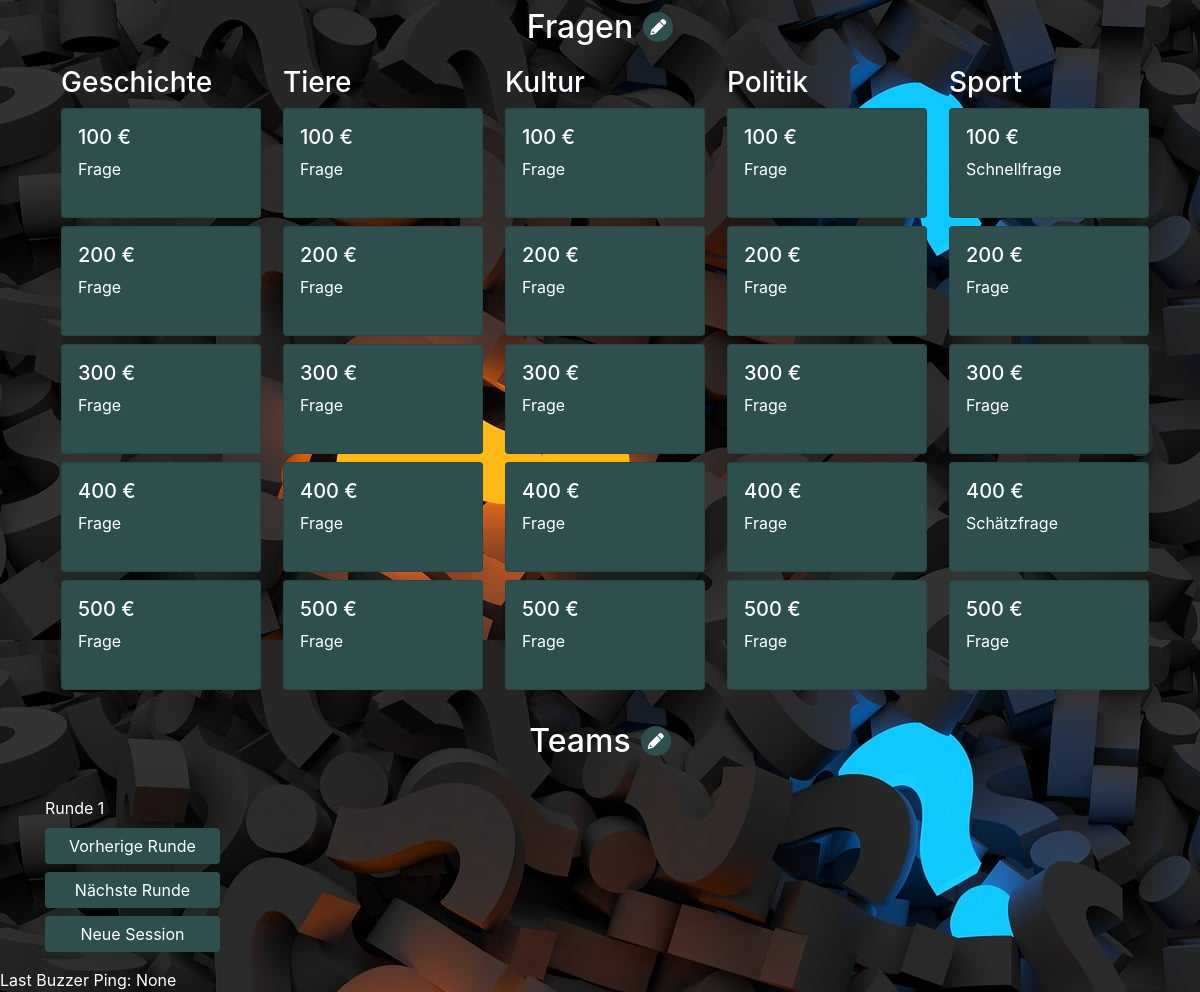
The page / on the database its author committed.
### tables this page shows
CREATE TABLE questions (
                ﻿question_id INTEGER PRIMARY KEY,
                question TEXT,
                answer TEXT,
                category TEXT,
                type TEXT,
                points INTEGER
            );

### app.py (the view)
@app.route('/')
def index():
    global selected_question_id
    selected_question_id = None
    teams = dao.get_teams()
    answered_questions = dao.get_answered_questions_of_round(session_id, round_number)
    answered_question_ids = [question_id for question_id, _ in answered_questions]
    question_matrix = get_question_matrix_from_json_ids(dao, round_number, rounds_json_filepath)
    return render_template('index.html', question_matrix=question_matrix, answered_question_ids=answered_question_ids, teams=teams, round_number=round_number, last_buzzer_ping=last_buzzer_ping)

### database_access.py (called while the page is built)
    def get_db_connection(self) -> tuple[sqlite3.Connection, sqlite3.Cursor]:
        try:
            conn = sqlite3.connect(self.dbfile, check_same_thread=False)
            cursor = conn.cursor()
            cursor.row_factory = sqlite3.Row
            return conn, cursor
        except sqlite3.Error as err:
            error_handler(err,traceback.format_exc())

    def get_multiple_questions_by_ids(self, question_ids):
        try:
            conn, cursor = self.get_db_connection()
            placeholders = ','.join('?' for _ in question_ids)
            query = f'SELECT * FROM questions WHERE question_id IN ({placeholders}) ORDER BY points ASC'
            questions = cursor.execute(query, question_ids).fetchall()
            conn.close()
            return questions
        except sqlite3.Error as err:
            error_handler(err, traceback.format_exc())

    def get_teams(self) -> list:
        try:
            conn, cursor = self.get_db_connection()
            teams = cursor.execute('SELECT * FROM teams').fetchall()
            conn.close()
            return teams
        except sqlite3.Error as err:
            error_handler(err,traceback.format_exc())

    def get_answered_questions_of_round(self, session_id, round_number) -> list:
        try:
            conn, cursor = self.get_db_connection()
            result = cursor.execute('SELECT question_id, team_id FROM sessions WHERE session_id = ? AND round_number = ? AND points >= 0', (session_id, round_number)).fetchall()
            conn.close()
            return [(r["question_id"], r["team_id"]) for r in result]
        except sqlite3.Error as err:
            self.error_handler(err, traceback.format_exc())
            return None

### question_selector.py (called while the page is built)
def get_question_matrix_from_json_ids(dao, round_number, json_filepath):
    question_matrix = []
    with open(json_filepath, 'r') as file:
        parsed_data = json.load(file)
        json_obj = next((item for item in parsed_data if item["round_number"] == round_number), None)
        questions = json_obj.get("questions")
        if questions:
            for category in questions:
                question_ids = questions[category]
                if question_ids:
                    question_matrix.append(dao.get_multiple_questions_by_ids(question_ids))
    return question_matrix

### templates/index.html (shortened to what this page needs)
{% extends "base.html" %}
{% block content %}
<div class="container">
    <div class="header mt-2">
        <h2>Fragen</h2>
        <button id="toggle-question-settings-btn" class="btn btn-primary btn-icon">
            <i class="fas fa-pencil-alt"></i>
        </button>
    </div>
    <div class="row my-3">
        {% for category in question_matrix %}
            <div class="col-md-2 mx-3">
                <div class="category-block">
                    <h3>{{ category[0]["category"] }}</h3>
                    <div class="d-flex flex-column">
                        {% for question in category %}
                            <div class="card question-card mb-2 {{ "answered" if question["question_id"] in answered_question_ids }}" data-question-id="{{ question["question_id"] }}"">
                                <div class="card-body">
                                    <h5 class="card-title">{{ question["points"] }} €</h5>
                                    <p class="card-text">{{ question["type"] }}</p>
                                </div>
                            </div>
                        {% endfor %}
                    </div>
                </div>
            </div>
        {% endfor %}
    </div>
    <div class="row mt-4">
        <div class="col-md-12">
            <div class="team-cards-wrapper">
                <div class="header">
                    <h2>Teams</h2>
                    <button id="toggle-team-settings-btn" class="btn btn-primary btn-icon">
                        <i class="fas fa-pencil-alt"></i>
                    </button>
                </div>
            </div>
        </div>
    </div>
    <div class="my-3">
        <div class="mt-2">
            <span class="session-controls">Runde <span id="round-number">{{ round_number }}</span></span>
        </div>
        <form action="{{ url_for("previous_round") }}" method="post" class="mt-2">
            <button type="submit" class="btn btn-primary session-controls">Vorherige Runde</button>
        </form>
        <form action="{{ url_for("next_round") }}" method="post" class="mt-2">
            <button type="submit" class="btn btn-primary session-controls">Nächste Runde</button>
        </form>
        <form action="{{ url_for("new_session") }}" method="post" class="mt-2">
            <button type="submit" class="btn btn-primary session-controls">Neue Session</button>
        </form>
    </div>
</div>
<span>Last Buzzer Ping:</span>
<span>{{ last_buzzer_ping }}</span>
{% endblock %}

### templates/base.html (shortened to what this page needs)
<!DOCTYPE html>
<html lang="en">
<head>
    <link rel="stylesheet" href="https://stackpath.bootstrapcdn.com/bootstrap/4.5.2/css/bootstrap.min.css">
    <link rel="stylesheet" href="https://cdnjs.cloudflare.com/ajax/libs/font-awesome/6.0.0-beta3/css/all.min.css">
    <link rel="stylesheet" type="text/css" href="{{ url_for('static', filename='css/styles.css') }}">
</head>
<body>
    {% block content %}{% endblock %}
</body>
</html>

### static/css/styles.css (style rules this page uses)
body { color: white; background-image: url("/static/images/question-mark.png"); }
.btn-primary { background-color: darkslategrey; border: none; }
.question-card { cursor: pointer; }
.card { background-color: darkslategrey; height: 110px; width: 200px; }
.card-body { padding: 1rem; }
.card-title { margin-bottom: 0.5rem; overflow: hidden; white-space: nowrap; text-overflow: ellipsis; max-width: 150px; }
.category-block { width: 100%; }
.team-cards-wrapper { text-align: center; }
.header { display: flex; align-items: center; justify-content: center; gap: 10px; margin-bottom: 20px; }
.header h2 { margin: 0; }
.btn-icon { width: 30px; height: 30px; padding: 0; border-radius: 50%; border: none; display: flex; align-items: center; justify-content: center; background-color: darkslategrey; }
.session-controls { width: 175px; }

### rows shown on the page
questions: category "Geschichte", points "100", type "Frage"
questions: points "200", type "Frage"
questions: points "300", type "Frage"
questions: points "400", type "Frage"
questions: points "500", type "Frage"
questions: category "Tiere", points "100", type "Frage"
questions: points "200", type "Frage"
questions: points "300", type "Frage"
questions: points "400", type "Frage"
questions: points "500", type "Frage"
questions: category "Kultur", points "100", type "Frage"
questions: points "200", type "Frage"
questions: points "300", type "Frage"
questions: points "400", type "Frage"
questions: points "500", type "Frage"
questions: category "Politik", points "100", type "Frage"
questions: points "200", type "Frage"
questions: points "300", type "Frage"
questions: points "400", type "Frage"
questions: points "500", type "Frage"
questions: category "Sport", points "100", type "Schnellfrage"
questions: points "200", type "Frage"
questions: points "300", type "Frage"
questions: points "400", type "Schätzfrage"
questions: points "500", type "Frage"

### other values the page prints
{{ round_number }} "1"
{{ last_buzzer_ping }} "None"
